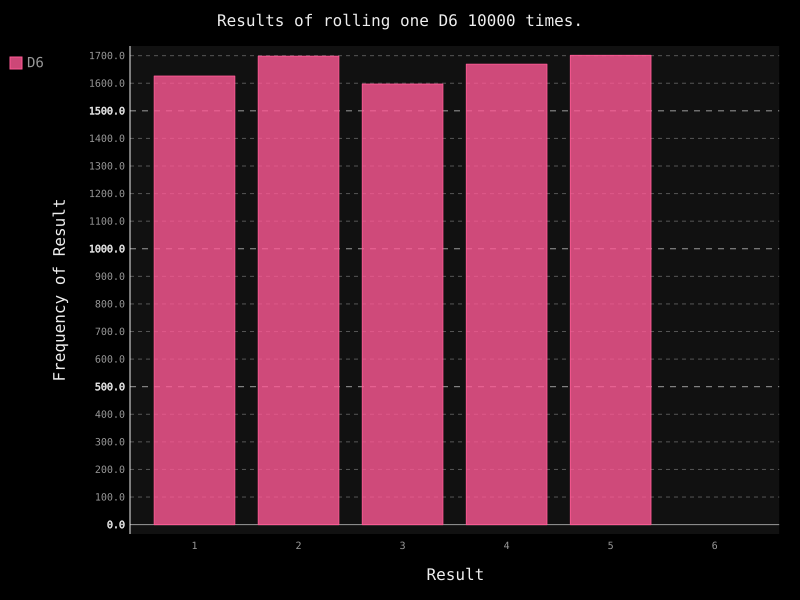

The script that drew this image:
from die import Die
import pygal

"""模拟掷骰子"""
die = Die()
results = []

for roll in range(10000):
    result = die.roll()
    results.append(result)
print(results)

frequencies = []
for val in range(2, die.num_sides + 1):
    frequency = results.count(val)
    frequencies.append(frequency)

print(frequencies)

hist = pygal.Bar()
hist.title = "Results of rolling one D6 10000 times."
hist.x_labels = ["1", "2", "3", "4", "5", "6"]
hist.x_title = "Result"
hist.y_title = "Frequency of Result"
hist.add("D6", frequencies)
hist.render_to_file("die_visual.svg")
